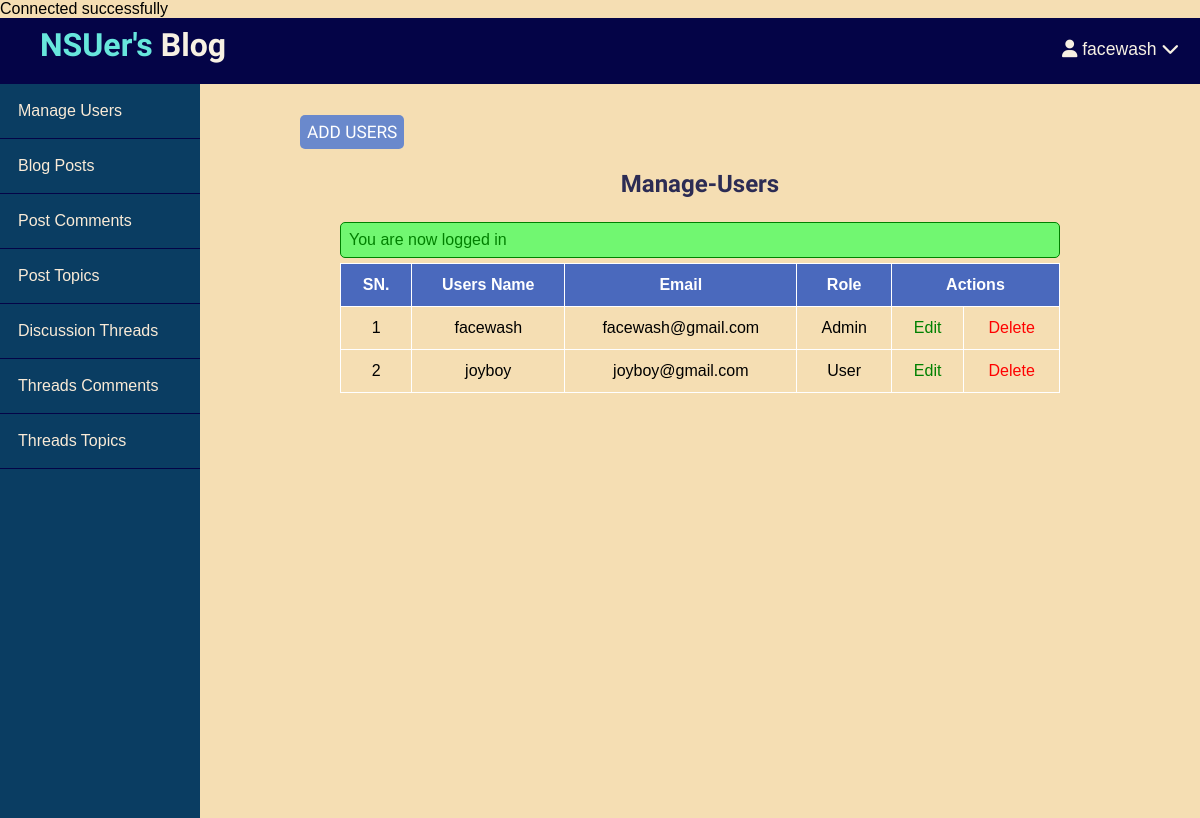
Page /admin/users/index.php (signed in) on the committed database.
### tables this page shows
CREATE TABLE `users` (
  `id` int(11) NOT NULL,
  `admin` tinyint(4) NOT NULL,
  `username` varchar(255) NOT NULL,
  `email` varchar(255) NOT NULL,
  `password` varchar(255) NOT NULL,
  `created_at` datetime NOT NULL DEFAULT current_timestamp()
);

### app/controllers/users.php (called while the page is built, shortened)
<?php
include_once(ROOT_PATH . "/app/database/db.php");
$table = "users";
$admin_users = selectAll($table);

### app/database/db.php (called while the page is built, shortened)
<?php
require("connect.php");
function selectAll($table, $conditions = [])
{
    global $conn;
    $sql = "SELECT * FROM $table";
    if (empty($conditions)) {
        $statement = $conn->prepare($sql);
        $statement->execute();
        $records = $statement->get_result()->fetch_all(MYSQLI_ASSOC);
        return $records;
    }
}

### admin/users/index.php (the view, shortened to what this page needs)
<?php
include(ROOT_PATH . '/app/controllers/users.php');
?>
<!DOCTYPE html>
<html lang="en">
<head>
    <link rel="stylesheet" href="../../assets/css/style.css">
    <link rel="stylesheet" href="../../assets/css/admin.css">
</head>
<body>
    <?php include(ROOT_PATH . "/app/includes/adminHeader.php"); ?>
    <div class="admin-wrapper">
        <?php include(ROOT_PATH . "/app/includes/adminSidebar.php"); ?>
        <div class="admin-content">
            <div class="bnt-group">
                <a href="create.php" class="btn btn-big">Add Users</a>
            </div>
            <div class="content">
                <h2 class="page-title">Manage-Users</h2>
                <?php include(ROOT_PATH . "/app/includes/messages.php") ?>
                <table>
                    <thead>
                        <th>SN.</th>
                        <th>Users Name</th>
                        <th>Email</th>
                        <th>Role</th>
                        <th colspan="2">Actions</th>
                    </thead>
                    <tbody>
                        <?php foreach ($admin_users as $key => $user) : ?>
                            <tr>
                                <td><?php echo $key + 1 ?></td>
                                <td><?php echo $user['username'] ?></td>
                                <td><?php echo $user['email'] ?></td>
                                <?php if ($user['admin'] === 1) : ?>
                                    <td>Admin</td>
                                <?php else : ?>
                                    <td>User</td>
                                <?php endif; ?>
                                <td><a href="edit.php?id=<?php echo $user['id']; ?>" class="edit">Edit</a></td>
                                <td><a href="index.php?del_id=<?php echo $user['id'] ?>" class="delete">Delete</a></td>
                            </tr>
                        <?php endforeach; ?>
                    </tbody>
                </table>
            </div>
        </div>
    </div>
</body>
</html>

### assets/css/style.css (style rules this page uses)
* { box-sizing: border-box; }
html, body { height: 100%; padding: 0px; margin: 0px; background: wheat; font-family: Arial, Helvetica, sans-serif; }
h1, h2, h3, h4, h5, h6 { font-family: "Trirong", serif; color: #2c2c54; margin: 5px; }
a { text-decoration: none; color: inherit; }
.btn { padding: 0.2rem 0.5rem; background: #6a89cc; color: #0c2461; border: 1px solid transparent; border-radius: 0.25rem; font-size: 1.08em; font-family: "Trirong", serif; }
.btn-big { padding: 0.5rem 1.1rem; line-height: 1rem; width: 100%; }
.content { width: 90%; margin: 30px auto 30px; margin-bottom: 100px; }
table { border-collapse: collapse; width: 100%; }
table td, table th { padding: 12px 15px; border: 1px solid white; text-align: center; font-size: 16px; }
table th { background-color: #4a69bd; color: white; }
.btn { background: #6a89cc; text-align: center; padding: 6px; border-radius: 5px; color: #fff; cursor: pointer; text-transform: uppercase; }

### assets/css/admin.css (style rules this page uses)
.admin-wrapper { display: flex; height: calc(100% - 66px); }
.admin-wrapper .admin-content { flex: 8; height: 100%; padding: 40px 100px 100px; overflow-y: scroll; }
.admin-content .page-title { text-align: center; margin-bottom: 1.5rem; }
table { width: 100%; border-collapse: collapse; font-size: 1.1rem; }
th,td { padding: 15px; text-align: left; border-bottom: 1px solid white; }
.edit { color: green; }
.delete { color: red; }

### rows in the picture
users: username "facewash", email "facewash@gmail.com", admin "Admin"
users: username "joyboy", email "joyboy@gmail.com", admin "User"

### other values in the picture
$_SESSION['username'] "facewash"
$_SESSION['message'] "You are now logged in"
